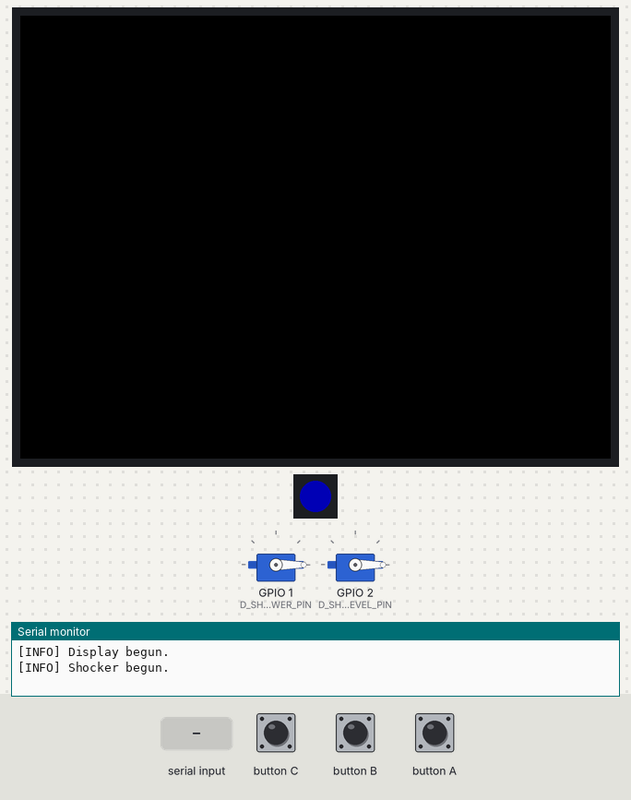
A program run on a simulated ESP32-S3. On the bench: 320×240 colour display, 2 × servo, 1 RGB LEDs in strip order, left to right, the last lines printed to the serial monitor. The test bench sets the inputs (shaded band). Dim RGB values are drawn brighter than linear.

Above: at 1.3 s.
1.4 s: button A pressed for 0.15 s
At 2.8 s:
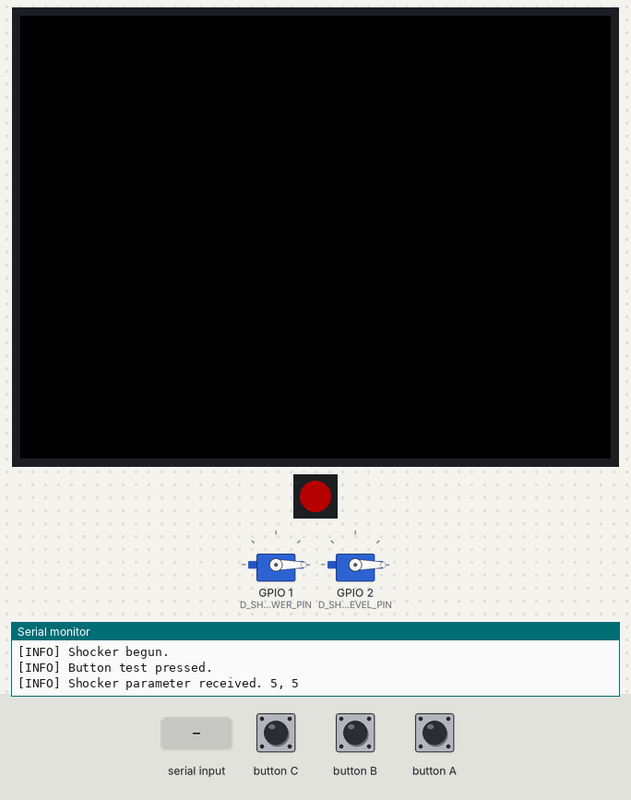
3.5 s: button A pressed for 1 s
At 3.9 s:
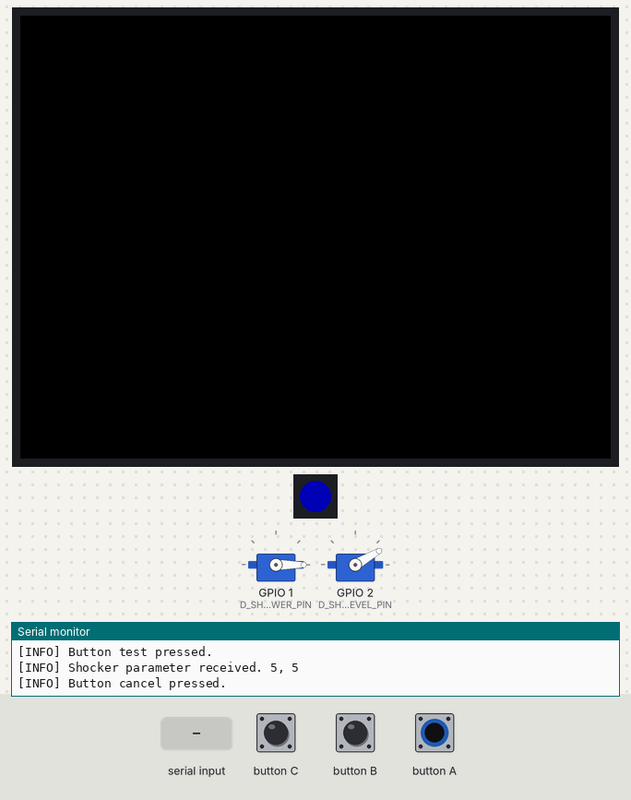
6.0 s: "-> " received over Serial
At 7.35 s:
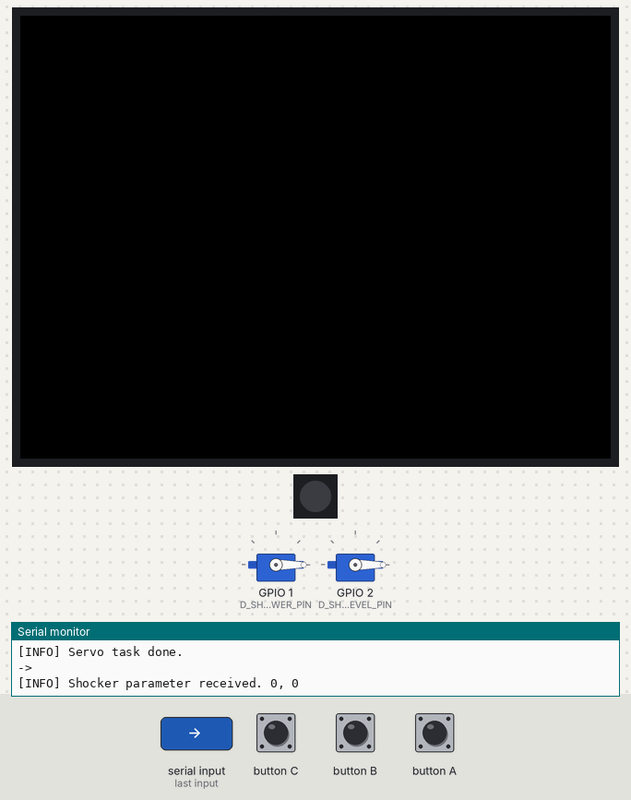
9.0 s: "-> ,45\n" received over Serial
At 10.2 s:
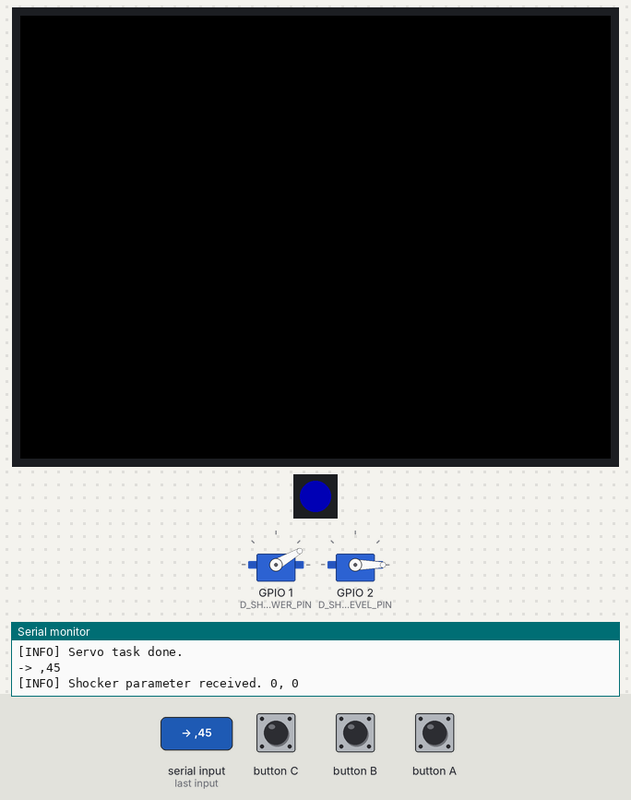
12.0 s: button A pressed for 0.15 s
At 13.41 s:
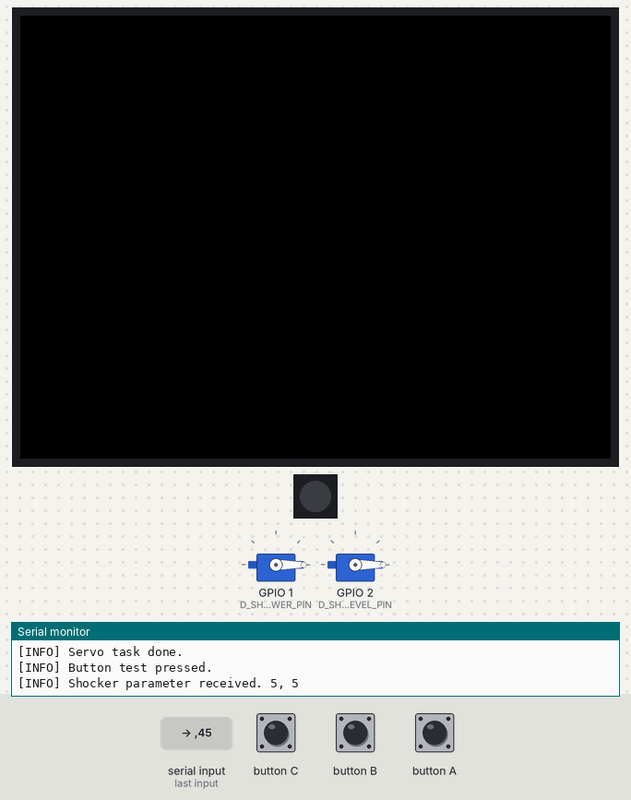
15.1 s: button A pressed for 3.2 s
Timing chart, 0 to 18.1 s (numbered marks = the images above; inputs shaded):
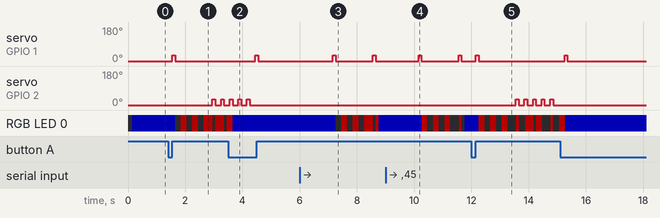

The program:

main.cpp
```cpp
#include <Arduino.h>
#include <M5Unified.h>
#include <FastLED.h>
#include <ESP32Servo.h>


// 定数

const int D_DISPLAY_LED_PIN = 35;
const int D_DISPLAY_LED_SIZE = 1;
const int D_SHOCKER_DRIVE_ANGLE = 30;
const int D_SHOCKER_POWER_PIN = 1;
const int D_SHOCKER_POWER_DELAY = 1200;
const int D_SHOCKER_LEVEL_PIN = 2;
const int D_SHOCKER_LEVEL_DELAY = 100;


// グローバル変数

volatile bool gShockerIsDriving = false;

CRGB gDisplayLed[D_DISPLAY_LED_SIZE];
QueueHandle_t gShockerQueue = xQueueCreate(1, sizeof(int));
Servo gShockerPower;
Servo gShockerLevel;


/** ディスプレイの更新 */
void updateDisplay(void* pvParameters) {
  while (true) {
    CRGB color;
    if (gShockerIsDriving) {
      color = millis() % 400 > 200 ? CRGB::Red : CRGB::Black;
    } else {
      color = CRGB::Blue;
    }
    FastLED.showColor(color);
    delay(100);
  }
}


/** 電源ONOFF用サーボを駆動 */
void driveShockerPower() {
  gShockerPower.write(D_SHOCKER_DRIVE_ANGLE);
  delay(100);
  gShockerPower.write(0);
  delay(100);
  // Serial.println("[DEBUG] Shocker power driven.");
}


/** 強さUP用サーボを駆動 */
void driveShockerLevel() {
  gShockerLevel.write(D_SHOCKER_DRIVE_ANGLE);
  delay(100);
  gShockerLevel.write(0);
  delay(100);
  // Serial.println("[DEBUG] Shocker level driven.");
}


/** サーボの更新 */
void updateShocker(void* pvParameters) {
  while (true) {
    int parameter;
    if (xQueueReceive(gShockerQueue, &parameter, 0) == pdTRUE) {
      auto level = (parameter >> 8) & 0xff;
      auto duration = (parameter >> 0) & 0xff;
      Serial.printf("[INFO] Shocker parameter received. %d, %d", level, duration);
      Serial.println();
      gShockerIsDriving = true;
      // 電源ON
      driveShockerPower();
      delay(D_SHOCKER_POWER_DELAY);
      // 強さUP
      for (int i=0; i<level; i++) {
        driveShockerLevel();
        delay(D_SHOCKER_LEVEL_DELAY);
      }
      // 指定時間分待機
      for (int i=0; i<duration*10; i++) {
        if (gShockerIsDriving) { delay(100); }
      }
      // 電源OFF
      driveShockerPower();
      gShockerIsDriving = false;
      Serial.printf("[INFO] Servo task done.\n");
    }
    delay(100);
  }
}


/** ディスプレイの設定 */
void beginDisplay() {
  FastLED.addLeds<WS2812B, D_DISPLAY_LED_PIN, GRB>(gDisplayLed, D_DISPLAY_LED_SIZE);
  FastLED.setBrightness(64);
  xTaskCreatePinnedToCore(updateDisplay, "updateDisplay", 4096, NULL, 1, NULL, ARDUINO_RUNNING_CORE);
  Serial.println("[INFO] Display begun.");
}


/** サーボの設定 */
void beginShocker() {
  gShockerPower.attach(D_SHOCKER_POWER_PIN);
  gShockerPower.write(0);
  gShockerLevel.attach(D_SHOCKER_LEVEL_PIN);
  gShockerLevel.write(0);
  xTaskCreatePinnedToCore(updateShocker, "updateShocker", 4096, NULL, 1, NULL, ARDUINO_RUNNING_CORE);
  Serial.println("[INFO] Shocker begun.");
}


/** セットアップ */
void setup() {
  M5.begin();
  Serial.begin(115200);
  beginDisplay();
  beginShocker();
}


/** ボタンの状態更新 */
void updateButton() {
  if (M5.BtnA.wasPressed()) {
    if (gShockerIsDriving) {
      // キャンセル
      gShockerIsDriving = false;
      Serial.println("[INFO] Button cancel pressed.");
    } else {
      // サーボ試し運転
      auto level = 5;
      auto duration = 5;
      auto parameter = (level << 8) | duration;
      xQueueSend(gShockerQueue, &parameter, 0);
      Serial.println("[INFO] Button test pressed.");
    }
  }
}

/** シリアルの状態更新 */
void updateSerial() {
  if (Serial.available()) {
    auto message = Serial.readString();
    Serial.println(message);
    if (message.startsWith("-> ")) {
      auto parameter = int(message.substring(3).toInt());
      xQueueSend(gShockerQueue, &parameter, 0);
    }
  }
}


/** ループ */
void loop() {
  M5.update();
  updateButton();
  updateSerial();
  delay(100);
}
```

Measured:
- after the input at 1.4 s, servo on GPIO 1 (D_SHOCKER_POWER_PIN): 0° → 30° after 0.15 s, → 0° 0.10 s later; servo on GPIO 2 (D_SHOCKER_LEVEL_PIN): alternates 30° for 0.10 s and 0° for 0.20 s, starting after 1.6 s
- after the input at 3.5 s, servo on GPIO 1 (D_SHOCKER_POWER_PIN): 0° → 30° after 0.95 s, → 0° 0.10 s later
- after the input at 6.0 s, servo on GPIO 1 (D_SHOCKER_POWER_PIN): alternates 30° for 0.10 s and 0° for 1.3 s, starting after 1.2 s; RGB LED 0: RGB(0, 0, 64) → off after 1.3 s, → RGB(64, 0, 0) 0.20 s later, → off 0.20 s later, → RGB(64, 0, 0) 0.20 s later, … (9 changes in this stretch)
- after the input at 9.0 s, servo on GPIO 1 (D_SHOCKER_POWER_PIN): alternates 30° for 0.10 s and 0° for 1.3 s, starting after 1.2 s; RGB LED 0: RGB(0, 0, 64) → RGB(64, 0, 0) after 1.3 s, → off 0.20 s later, → RGB(64, 0, 0) 0.20 s later, → off 0.20 s later, … (9 changes in this stretch)
- after the input at 12.0 s, servo on GPIO 1 (D_SHOCKER_POWER_PIN): 0° → 30° after 0.15 s, → 0° 0.10 s later; servo on GPIO 2 (D_SHOCKER_LEVEL_PIN): alternates 30° for 0.10 s and 0° for 0.20 s, starting after 1.6 s
